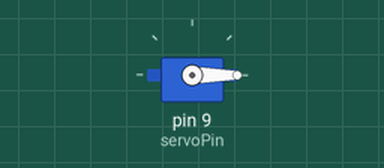
This sketch was run on a simulated Arduino Uno, built with avr-gcc and run on an emulated ATmega328P. On the bench: servo. What the sketch prints to the serial monitor is not drawn.

Above: at 0.25 s.
At 7.65 s:
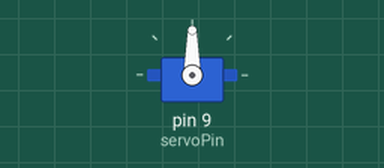
At 15.05 s:
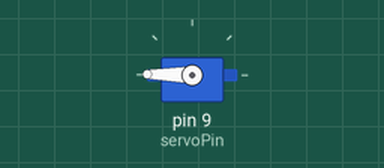
At 19.15 s:
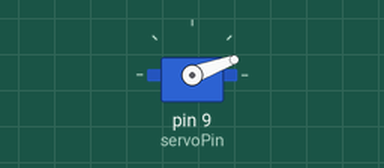
Timing chart, 0 to 25.4 s (numbered marks = the images above):
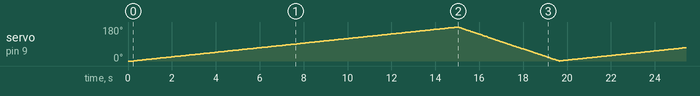

The sketch:

CH_46_04.ino
```cpp
#include <MobaTools.h>

MoToServo microServo;       // 서보 모터 제어 객체
int servoPin = 9;       // 서보 모터 연결 핀
int rotate = -1;        // 회전 방향

unsigned long time_previous;

void setup() {
  Serial.begin(9600);

  microServo.attach(servoPin);    // 서보 모터 연결

  microServo.setSpeed(0);
  microServo.write(0);      // 0도 위치에서 시작
  delay(200);

  time_previous = millis();
}

void loop() {
  unsigned long time_current = millis();
  if (time_current - time_previous >= 1000) {
    time_previous = time_current;
    Serial.print('.');      // 1초에 한 번 도트 출력
  }
  if (microServo.moving() == 0) {   // 회전하지 않을 때
    if (rotate == -1) {       // 180 -> 0
      rotate = 1;       // 0 -> 180
      microServo.setSpeed(10);    // 4초에 180도 회전
      microServo.write(180);

      Serial.println("\t정회전으로 바꿈");
    }
    else if (rotate == 1) {     // 0 -> 180
      rotate = -1;      // 180 -> 0
      microServo.setSpeed(32);    // 2초에 180도 회전
      microServo.write(0);

      Serial.println("\t역회전으로 바꿈");
    }
  }
}
```
